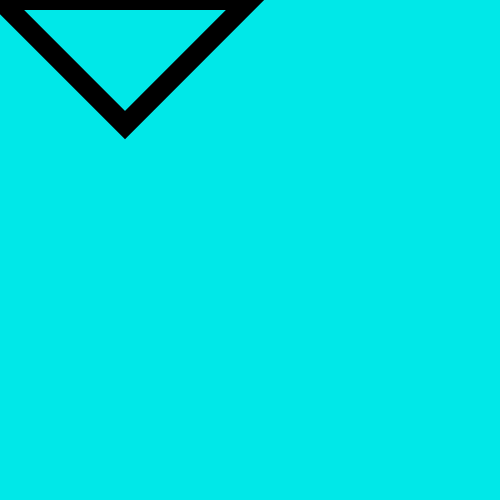
Frame 1 (no input)
Frame 60 (no input): identical to frame 1, image omitted
Frame 120 (the mouse pressed at the canvas centre since frame 60): identical to frame 1, image omitted

The p5.js sketch that drew this single still picture (run headless with seeded random() and noise() and a simulated clock; from frame 60 on, the mouse is pressed at the canvas centre):

// p5.js sketch
// ── sketch.js
function setup() {
	createCanvas(500, 500);
	background(252,252,252);

	angleMode(DEGREES);


}

w = 500;

function draw() {
  	background(0,232,232);
	noFill();
	stroke(color(0,0,0));
	strokeWeight(20);

	triangle(0,0,w/2,0,w/4,w/4)


}
